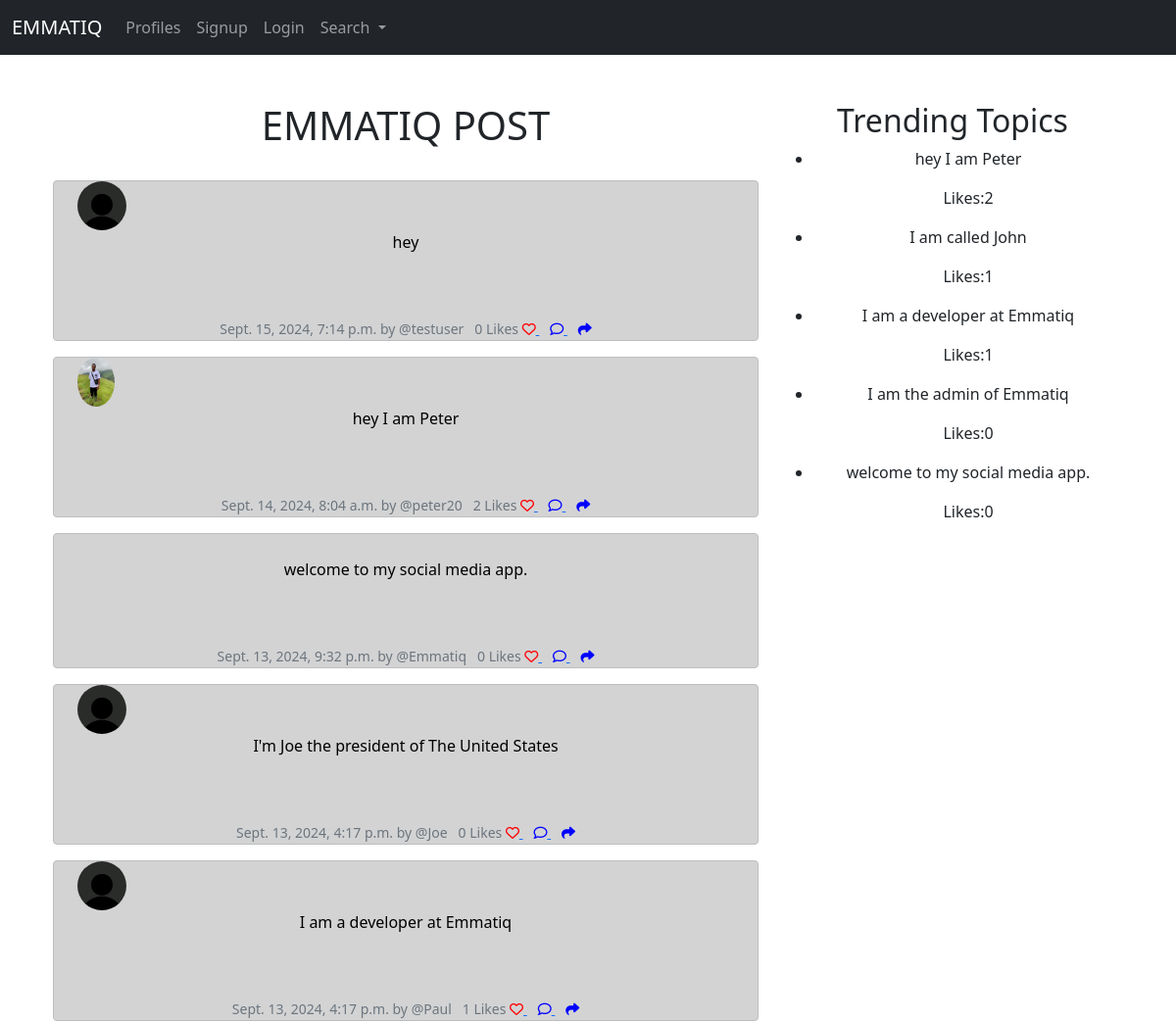
The app's page / (upper part), older data.
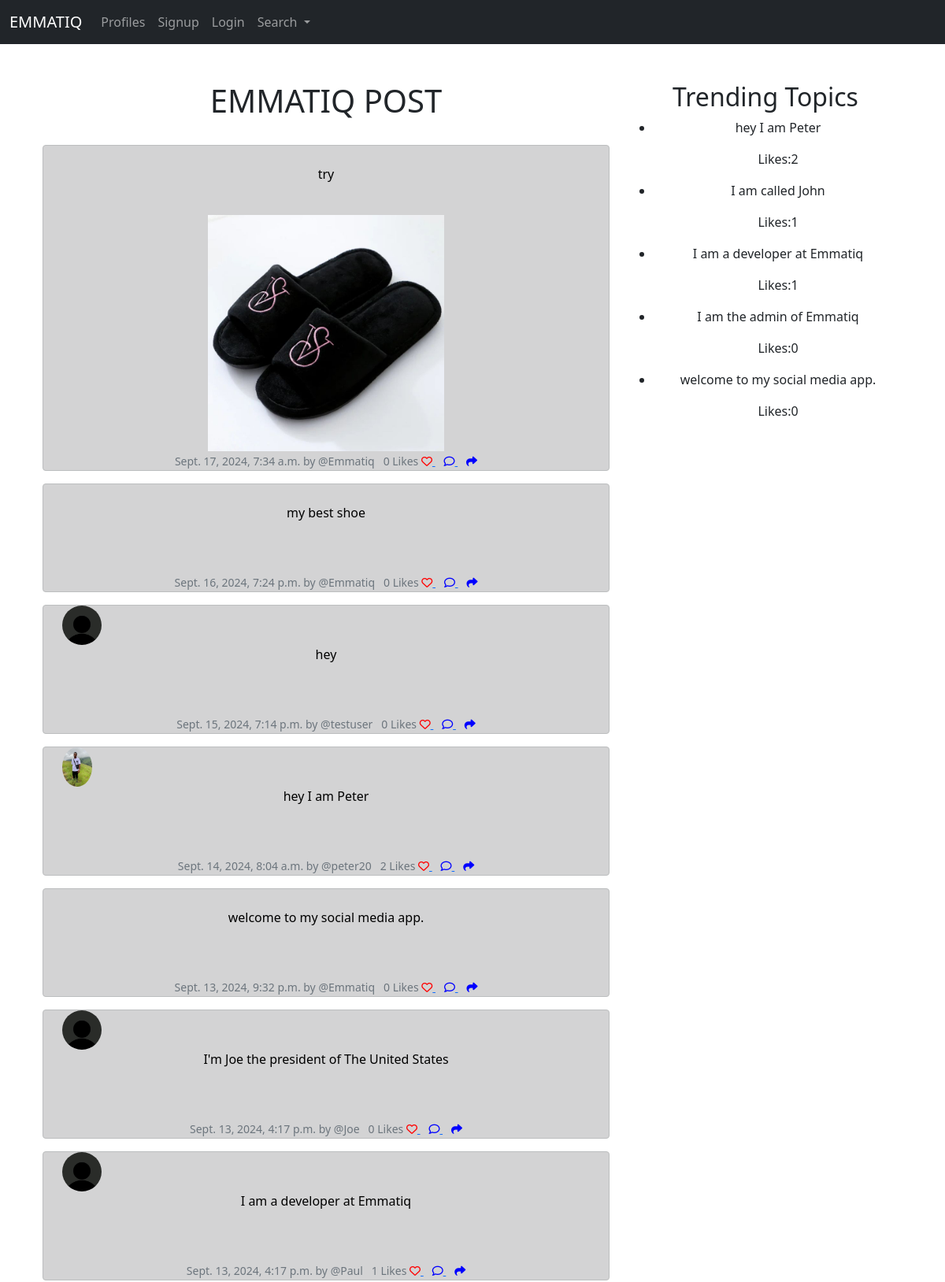
The same page, newer data.
### base/models.py (models this page shows, shortened)
class Post(models.Model):
    user= models.ForeignKey(
        User, related_name='posts',
        on_delete= models.DO_NOTHING
    )
    body= models.CharField(max_length=200)
    image= models.ImageField(upload_to=('static/images/'), blank=True, null=True)
    created_at= models.DateTimeField(auto_now_add=True)
    likes= models.ManyToManyField(User, related_name='post_like', blank= True)
    def number_of_likes(self):
        return self.likes.count()

class Profile(models.Model):
    profile_pic= models.ImageField(upload_to=('static/images/'), null=True, blank=True)
    user = models.OneToOneField(User, on_delete=models.CASCADE)
    follows = models.ManyToManyField("self",
                                     related_name='followed_by',
                                     symmetrical=False,
                                     blank=True)
    date_modified = models.DateTimeField(user, auto_now_add=True)
    profile_bio= models.CharField(max_length=400, null=True, blank=True)
    twitter_link=models.CharField(max_length=100, null=True, blank=True)
    github_link= models.CharField(max_length=100, null=True, blank=True)
    linkedln_link= models.CharField(max_length=100, null=True, blank=True)
    portfolio_link= models.CharField(max_length=100, null=True, blank=True)

### base/views.py (the view)
# urls.py: 2. Add a URL to urlpatterns:  path('', views.home, name='home')
def home(request):
    posts=Post.objects.all().order_by("-created_at")
    trending_post = Post.objects.all().annotate(num_likes=Count('likes')).order_by('-num_likes')[:5]
    context={"posts":posts, "trending_post":trending_post}
    return render(request, 'base/home.html', context)

### base/templates/base/home.html (shortened to what this page needs)
{% extends "main.html" %}
{% load static %}
{% block content %}
<div class= "container text-center" >
    <div class= "row">
        <div class ="col-8">
<h1>EMMATIQ POST</h1>
<br/>
{% for post in posts %}
<div class="alert alert-dark p-0 mb-3" role="alert" style="padding: 10px; margin-bottom: 10px; color: black">
<div class= "container">
    <div class= "row">
       <div class= "col-1">
        {% if post.user.profile.profile_pic %}
        <img src= "{{ post.user.profile.profile_pic.url }}" withd= 50 height= 50 class="rounded-circle" alt= "{{ profile.user.username }}">
        {% else %}
         <img src= "{% static 'images/profile_pic.jpeg' %}" withd= 50 height=50 class="rounded-circle" alt= "{{ profile.user.username }}">
        {%endif%}
       </div>
       <div class="11">
        <p>{{post.body}}</p><br/>
        {% if post.image %}
        <img src="{{ post.image.url }}" alt="Image" width="300" height="400" class="img-fluid">
        {% endif %}
        <br/>
    <small class="text-muted">
        {{post.created_at}} by
        @{{post.user.username}}
        {{post.number_of_likes}} Likes
        {% if user in post.likes.all %}
        <a href="{% url 'post-like' post.id %}">
            <i class="fa-solid fa-heart" style= "color: red"></i>
        </a>
        {%else%}
        <a href="{% url 'post-like' post.id %}">
            <i class="fa fa-heart-o" style= "color: red"></i>
        </a>
        {%endif%}
        <a href="{% url 'share-post' post.id %}">
            <i class="fa-regular fa-comment" style= "color: blue"></i>
         </a>&nbsp;&nbsp;
        <a href="{% url 'share-post' post.id %}">
          <i class="fa-solid fa-share" style= "color: blue"></i>
       </a>
    </small>
</div><br/><br/>
        </div>
   </div>
</div>
{% endfor %}
</div>
<div class = "col-4">
    <h2>Trending Topics</h2>
               <ul>
                {% for trending_post in trending_post %}
                <li>
                <p>{{ trending_post.body|truncatewords:20 }}</p>
                <p>Likes:{{trending_post.number_of_likes}}</p>
                    </li>
                {% endfor %}
            </ul>
           </div >
{% endblock content %}

Row changes from the older to the newer data that the page shows:
added Post: body "try", image (picture), created_at "Sept. 17, 2024, 7:34 a.m.", user.username "Emmatiq", number_of_likes "0", shown under "EMMATIQ POST"
added Post: body "my best shoe", created_at "Sept. 16, 2024, 7:24 p.m.", user.username "Emmatiq", number_of_likes "0", shown under "EMMATIQ POST"
